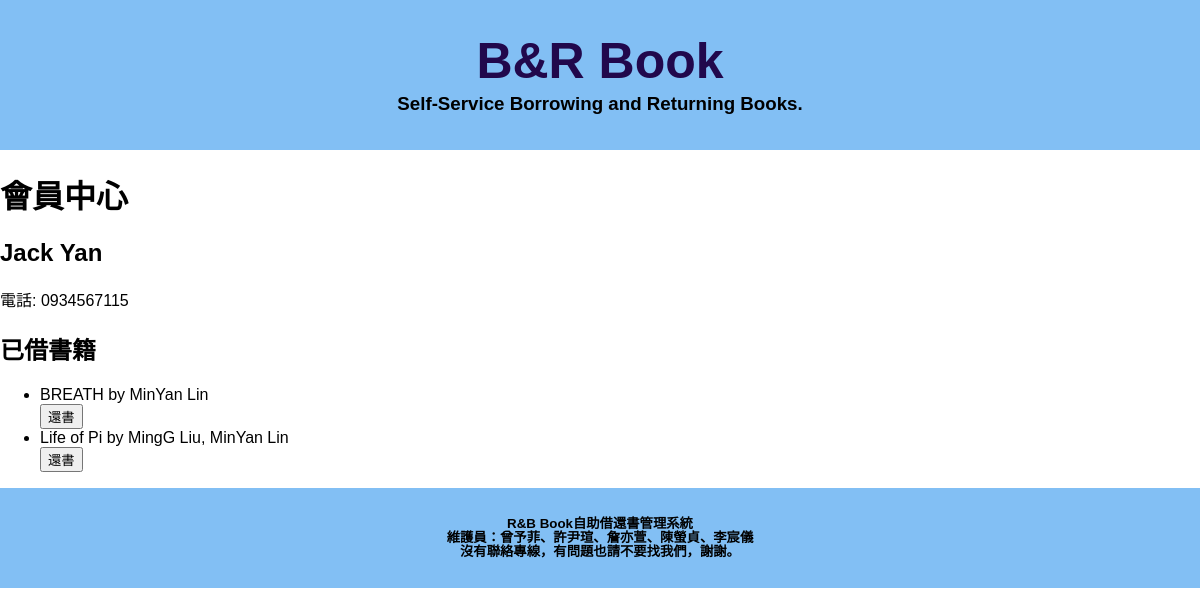
The page /member/ on the database as committed earlier.
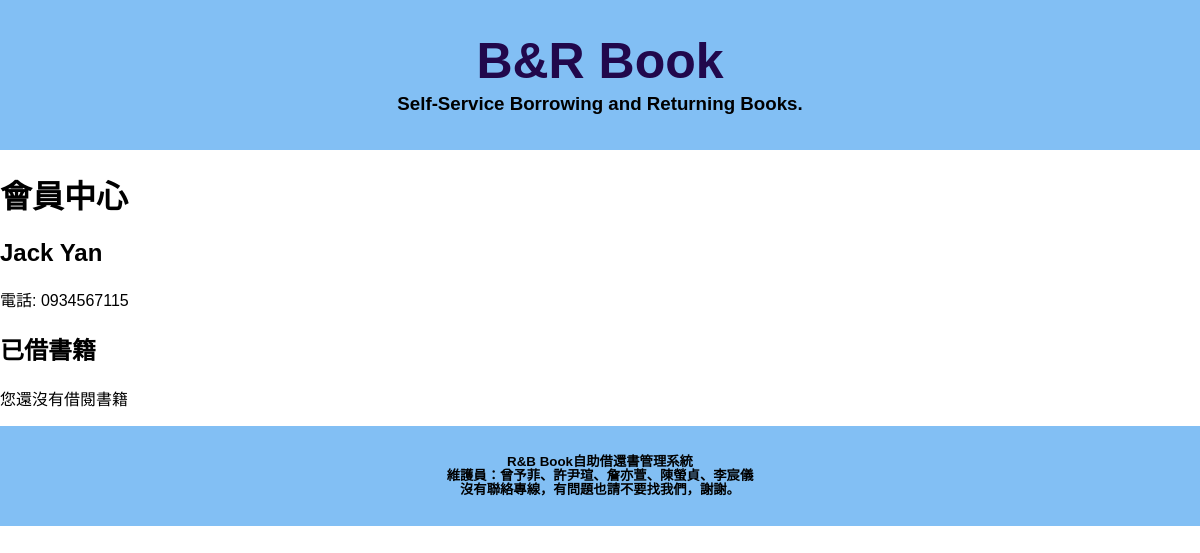
The same page on the database as committed later.
### members/models.py (models this page shows, shortened)
class Book(models.Model):
    statu_type = [
        ("0", "站內"),
        ("1", "借出"),
    ]
    title = models.CharField(max_length=25, verbose_name='書名')
    isbn = models.CharField(max_length=13, unique=True, verbose_name='ISBN')
    author = models.ManyToManyField(Author, related_name='books', verbose_name='作者')
    publisher = models.ForeignKey(Publisher, on_delete=models.CASCADE, related_name='books', verbose_name='出版社')
    img = models.ImageField(upload_to='book_images/', null=True, verbose_name='書本封面')
    statu = models.CharField(max_length=1, choices=statu_type, default="0", verbose_name='狀態')
    member = models.ForeignKey(Member, on_delete=models.CASCADE, null=True, blank=True, related_name='books', verbose_name='會員')
    station = models.ForeignKey(Station, on_delete=models.CASCADE, null=True, blank=True, related_name='books', verbose_name='站點')

class Author(models.Model):
    fname = models.CharField(max_length=20, verbose_name='名')
    lname = models.CharField(max_length=5, verbose_name='姓')
    class Meta:
        unique_together = ('fname', 'lname')
    def __str__(self):
        return f"{self.fname} {self.lname}"

### members/views.py (the view)
# urls.py: path('member/', views.member_info, name='member_info'),
def member_info(request):
    if request.method == "POST":
        id = request.POST.get('book_id')
        return_book = Book.objects.get(id=id)
        return_book.statu = "0"
        return_book.save()
        return redirect('member_info')
    member = Member.objects.get(fname="Jack")
    borrowed_books = member.books.all()
    borrowed_books = borrowed_books.filter(statu='1')
    template = loader.get_template('member_info.html')
    context = {
        'member': member,
        'borrowed_books': borrowed_books,
    }
    return HttpResponse(template.render(context, request))

### members/templates/member_info.html (shortened to what this page needs)
{% extends 'Mama.html' %}
{% block main %}
<h1>會員中心</h1>
<h2>{{ member.fname }} {{ member.lname }}</h2>
<p>電話: {{ member.phone }}</p>
<h2>已借書籍</h2>
{% if borrowed_books %}
<ul>
    {% for book in borrowed_books %}
    <li>
        {{ book.title }} by {{ book.author.all|join:", " }}
        <form method="post">
            <button type="submit">還書</button>
        </form>
    </li>
    {% endfor %}
</ul>
{% else %}
<p>您還沒有借閱書籍</p>
{% endif %}
{% endblock%}

Rows that differ between the two databases and show on the page:
no longer on this page (row edited): Book: title "BREATH", author.all "MinYan Lin"
no longer on this page (row edited): Book: title "Life of Pi", author.all "MingG Liu, MinYan Lin"
Other text that changed with them:
text now shown: "您還沒有借閱書籍"
